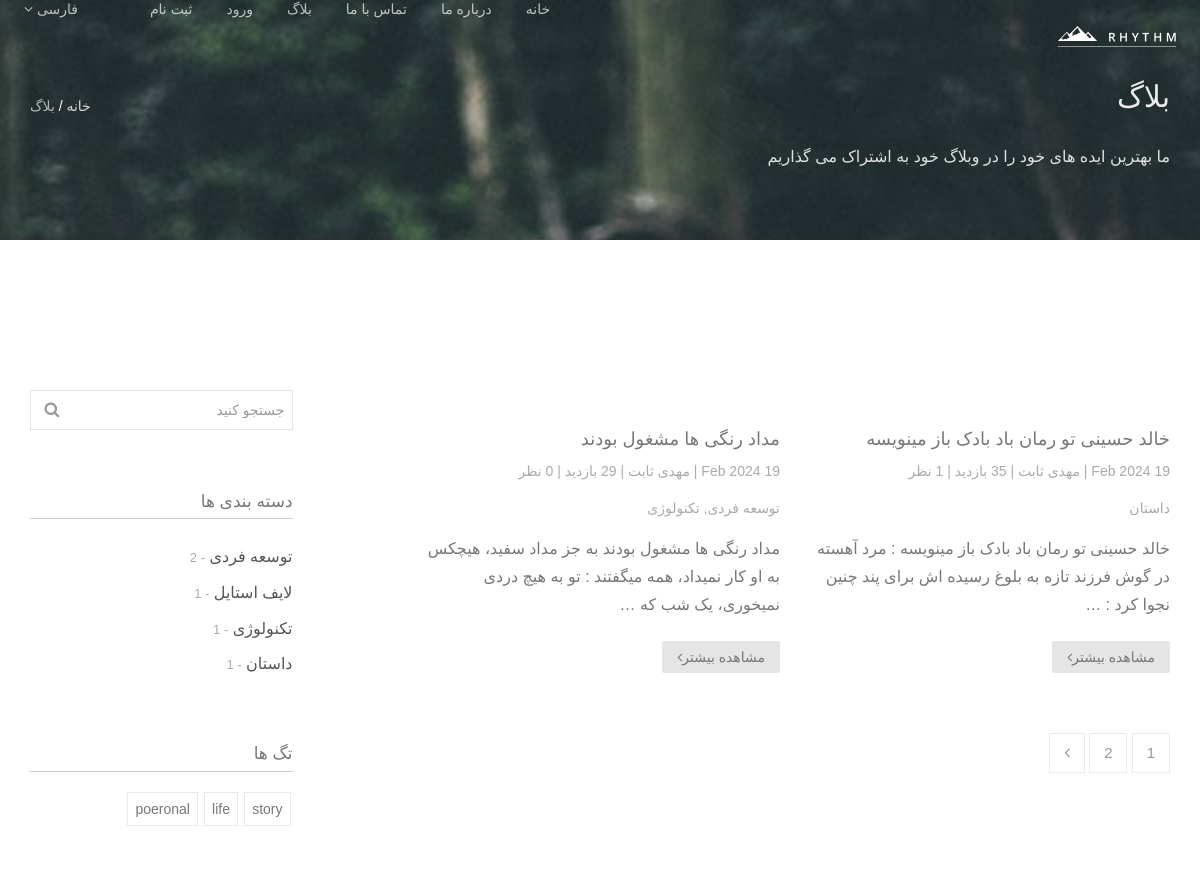
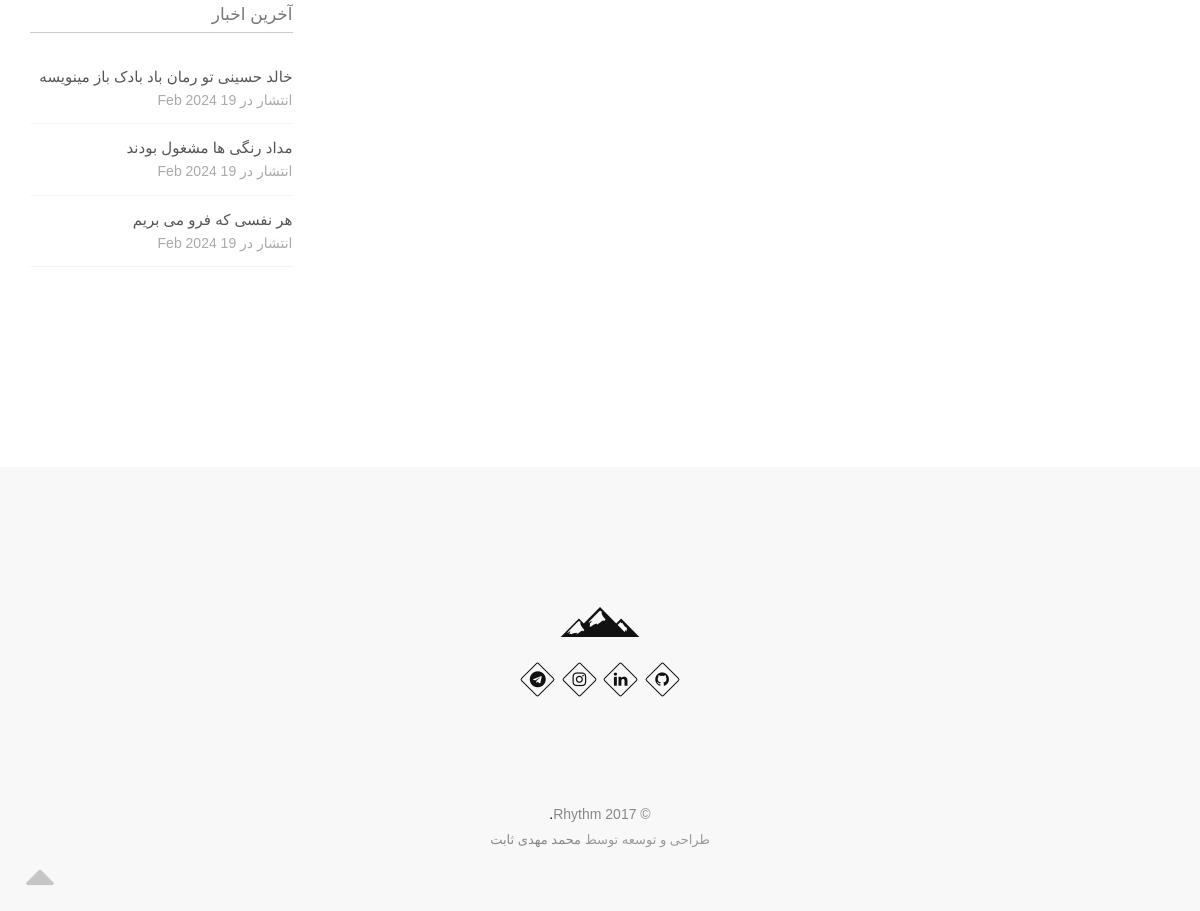
Screenshot of /blog/ with the database file from the repository (2 pictures, top to bottom).
### blog/models.py (models this page shows, shortened)
class Post(models.Model):
    title = models.CharField(max_length = 255)
    content = models.TextField()
    image = models.ImageField(upload_to='blog/',default='blog/default.jpg')
    tags = TaggableManager()
    category = models.ManyToManyField(Category)
    author = models.ForeignKey(User, on_delete=models.SET_NULL, null=True)
    counted_view = models.IntegerField(default=0)
    status = models.BooleanField(default=False)
    login_require = models.BooleanField(default=False)
    created_date = models.DateTimeField(auto_now_add=True)
    updated_date = models.DateTimeField(auto_now=True)
    published_date = models.DateTimeField(null=True)
    class Meta:
        ordering = ['-created_date']

class Category(models.Model):
    name = models.CharField(max_length = 255)
    def __str__(self):
        return self.name

### blog/views.py (the view)
# urls.py: path('',blog_view, name='index'),
def blog_view(request, **kwargs):
    posts = Post.objects.filter(published_date__lte=datetime.now(tz=timezone.utc), status=True)
    if kwargs.get('cat_name') != None:
        posts = posts.filter(category__name = kwargs['cat_name'])
    if kwargs.get('author_username') != None:
        posts = posts.filter(author__username = kwargs['author_username'])
    if kwargs.get('tag_name') != None:
        posts = posts.filter(tags__name__in = [kwargs['tag_name']])
    posts = Paginator(posts, 2)
    try:
        page_number = request.GET.get('page')
        posts = posts.page(page_number)
    except EmptyPage:
        posts = posts.page(1)
    except PageNotAnInteger:
        posts = posts.page(1)
    context = {'posts' : posts}
    return render(request, 'blog/blog-home.html', context)

### blog/templatetags/blog_tags.py (called while the page is built)
@register.inclusion_tag('blog/blog-lates-posts.html')
def latestposts(arg=4):
    posts = Post.objects.filter(status=1).order_by('-published_date')[:arg]
    return {'posts' : posts}

@register.inclusion_tag('blog/blog-post-categories.html')
def postcategories():
    posts = Post.objects.filter(status=1)
    categories = Category.objects.all()
    cat_dict = {}
    for name in categories:
        cat_dict[name]=posts.filter(category=name).count
    return {'categories' : cat_dict}

@register.simple_tag(name='comments_count')
def function(pid):
    return Comment.objects.filter(post=pid, approved=True).count()

### templates/blog/blog-home.html (shortened to what this page needs)
{% extends 'base.html' %} {% load static %} {% load blog_tags %} {% block content %}
<section
  class="small-section bg-dark"
  data-background="{% static 'images/slide-2.jpg' %}"
>
  <div class="relative container align-right">
    <div class="row">
      <div class="col-md-8">
        <h1 class="hs-line-11 font-alt mb-20 mb-xs-0">بلاگ</h1>
        <div class="hs-line-4 font-alt">
          ما بهترین ایده های خود را در وبلاگ خود به اشتراک می گذاریم
        </div>
      </div>
      <div class="col-md-4 mt-30">
        <div class="mod-breadcrumbs font-alt align-left">
          <a href="{% url 'website:home' %}">خانه</a>&nbsp;/&nbsp;<span>بلاگ</span>
        </div>
      </div>
    </div>
  </div>
</section>
<section class="page-section">
  <div class="container relative">
    <div class="row">
      <div class="col-sm-8">
        <div class="row masonry">
          {% for post in posts %}
          <div class="col-md-6 col-lg-6 mb-60 mb-xs-40">
            <div class="post-prev-img">
            </div>
            <div class="post-prev-title font-alt">
              <a href="{% url 'blog:single' pid=post.id %}">{{post.title}}</a>
            </div>
            <div class="post-prev-info font-alt">
              {{post.published_date|date:"d M Y"}} | <a href="{% url 'blog:author' author_username=post.author.username %}">{{post.author.get_full_name}}</a> | {{post.counted_view}} بازدید | {% comments_count pid=post.id %} نظر
            </div>
            <div class="post-prev-info font-alt">
              {% for cat in post.category.all %}
              <a href="{% url 'blog:category' cat_name=cat.name %}">{{cat.name}}</a>{% if not forloop.last %},{% endif %} {% endfor %}
            </div>
            <div class="post-prev-text">
              {{post.content|truncatewords_html:25}}
            </div>
            <div class="post-prev-more">
              <a href="{% url 'blog:single' pid=post.id %}" class="btn btn-mod btn-gray btn-round"
                >مشاهده بیشتر<i class="fa fa-angle-left"></i
              ></a>
            </div>
          </div>
          {% endfor %}
        </div>
        <div class="pagination">
           {% for i in posts.paginator.page_range %} {% if page_number == i %}
          <a href="?page={{i}}" class="active">1</a>
          {% else %}
          <a href="?page={{i}}">{{i}}</a>
          {% endif %} {% endfor %} {% if posts.has_next %}
          <a href="?page={{posts.next_page_number}}"><i class="fa fa-angle-left"></i></a>
          {% endif %}
        </div>
      </div>
      <div class="col-sm-4 col-md-3 col-md-offset-1 sidebar">
        {% include 'blog/blog-search.html' %}
        {% postcategories %}
        {% include 'blog/blog-tags.html' %}
        {% latestposts %}
      </div>
    </div>
  </div>
</section>
{% endblock %}

### templates/base.html (shortened to what this page needs)
{% load static %}
{% load compress %}
<!DOCTYPE html>
<html dir="rtl">
  <head>
    {% compress css %}
    <link rel="stylesheet" href="{% static 'css/bootstrap.min.css' %}" />
    <link rel="stylesheet" href="{% static 'css/bootstrap-rtl.min.css' %}" />
    <link rel="stylesheet" href="{% static 'css/style.css' %}" />
    <link rel="stylesheet" href="{% static 'css/style-responsive.css' %}" />
    <link rel="stylesheet" href="{% static 'css/animate.min.css' %}" />
    <link rel="stylesheet" href="{% static 'css/vertical-rhythm.min.css' %}" />
    <link rel="stylesheet" href="{% static 'css/owl.carousel.css' %}" />
    <link rel="stylesheet" href="{% static 'css/magnific-popup.css' %}" />
    {% endcompress %}
  </head>
  <body class="appear-animate">
    <div class="page" id="top">
      <nav class="main-nav dark transparent stick-fixed">
        <div class="full-wrapper relative clearfix">
          <div class="nav-logo-wrap local-scroll">
            <a href="{% url 'website:home' %}" class="logo">
              <img src="{% static '/images/logo-white.png' %}" alt="" />
            </a>
          </div>
          <div class="inner-nav desktop-nav">
            <ul class="clearlist">
              <li>
                <a href="{% url 'website:home' %}" class="mn-has-sub"
                  >خانه</i
                ></a>
              </li>
              <li>
                <a href="{% url 'website:about' %}" class="mn-has-sub"
                  >درباره ما</i
                ></a>
              </li>
              <li>
                <a href="{% url 'website:contact' %}" class="mn-has-sub"
                  >تماس با ما</i
                ></a>
              </li>
              <li>
                <a href="{% url 'blog:index' %}" class="mn-has-sub"
                  >بلاگ</i
                ></a>
              </li>
              {% if request.user.is_authenticated %}
              <li>
                <a href="{% url 'account_logout' %}" class="mn-has-sub"
                  >خروج</i
                ></a>
              </li>
              <li>
                <a href="" class="mn-has-sub"
                  >{{request.user.username}}</i
                ></a>
              </li>
              {% else %}
              <li>
                <a href="{% url 'account_login' %}" class="mn-has-sub"
                  >ورود</i
                ></a>
              </li>
              <li>
                <a href="{% url 'account_signup' %}" class="mn-has-sub"
                  >ثبت نام</i
                ></a>
              </li>
              {% endif %}
              <li><a>&nbsp;</a></li>
              <li>
                <a href="#" class="mn-has-sub"
                  >فارسی <i class="fa fa-angle-down"></i
                ></a>
              </li>
            </ul>
          </div>
        </div>
      </nav>
    {% block content %}
    {% endblock %}
      <footer class="page-section bg-gray-lighter footer pb-60">
        <div class="container">
          <div class="local-scroll mb-30 wow fadeInUp" data-wow-duration="1.5s">
            <a href="#top"
              ><img src="{% static '/images/logo-footer.png' %}" width="78" height="36" alt=""
            /></a>
          </div>
          <div class="footer-social-links mb-110 mb-xs-60">
            <a href="https://github.com/metisbt" title="github" target="_blank"
              ><i class="fa fa-github"></i
            ></a>
            <a href="https://www.linkedin.com/in/metisbt/" title="linkedin" target="_blank"
              ><i class="fa fa-linkedin"></i
            ></a>
            <a href="https://instagram.com/metisbt" title="instagram" target="_blank"
              ><i class="fa fa-instagram"></i
            ></a>
            <a href="https://t.me/metisbt" title="telegram" target="_blank"
              ><i class="fa fa-telegram"></i
            ></a>
          </div>
          <div class="footer-text">
            <div class="footer-copy font-alt">
              <a
                href="http://themeforest.net/user/theme-guru/portfolio"
                target="_blank"
                >&copy; Rhythm 2017</a
              >.
            </div>
            <div class="footer-made">طراحی و توسعه توسط <a href="https://mahdisabet.ir">محمد مهدی ثابت</a></div>
          </div>
        </div>
        <div class="local-scroll">
          <a href="#top" class="link-to-top"><i class="fa fa-caret-up"></i></a>
        </div>
      </footer>
    </div>
  </body>
</html>

### templates/blog/blog-search.html
{% load static %}
<div class="widget">
  <form class="form-inline form" method="get" action="{% url 'blog:search' %}">
    <div class="search-wrap">
      <button class="search-button animate" type="submit" title="Start Search">
        <i class="fa fa-search"></i>
      </button>
      <input
        type="text"
        name="s"
        class="form-control search-field"
        placeholder="جستجو کنید"
      />
    </div>
  </form>
</div>

### templates/blog/blog-post-categories.html
{% load static %}
<div class="widget">
  <h5 class="widget-title font-alt">دسته بندی ها</h5>
  <div class="widget-body">
    <ul class="clearlist widget-menu">
    {% for name,count in categories.items %}
      <li>
        <a href="{% url 'blog:category' cat_name=name %}" title="">{{name}}</a>
        <small> - {{count}} </small>
      </li>
    {% endfor %}
    </ul>
  </div>
</div>

### templates/blog/blog-tags.html
{% load static %}
<div class="widget">
  <h5 class="widget-title font-alt">تگ ها</h5>
  <div class="widget-body">
    <div class="tags">
        {% for post in posts%}
        {% for tag in post.tags.all %}
          <a href="{% url 'blog:tag' tag_name=tag.name %}">{{tag.name}}</a>
        {% endfor %}
        {% endfor %}
    </div>
  </div>
</div>

### templates/blog/blog-lates-posts.html (shortened to what this page needs)
{% load static %}
<div class="widget">
  <h5 class="widget-title font-alt">آخرین اخبار</h5>
  <div class="widget-body">
    <ul class="clearlist widget-posts">
    {% for post in posts %}
      <li class="clearfix">
        <a href="{% url 'blog:single' pid=post.id %}" >{{post.title}}</a>
        انتشار در {{post.published_date|date:"d M Y"}}
      </li>
    {% endfor %}
    </ul>
  </div>
</div>

### statics/css/style-responsive.css (style rules this page uses)
@media only screen and (max-width: 1366px) { .inner-nav ul li { margin-right: 34px; } }

### rows the page displays
Post: title "خالد حسینی تو رمان باد بادک باز مینویسه", author.get_full_name "مهدی ثابت", content "خالد حسینی تو رمان باد بادک باز مینویسه : ﻣﺮﺩ ﺁﻫﺴﺘﻪ ﺩﺭ ﮔﻮﺵ ﻓﺮﺯﻧﺪ ﺗﺎﺯﻩ ﺑﻪ ﺑﻠﻮﻍ ﺭﺳﯿﺪﻩ ﺍﺵ ﺑﺮﺍﯼ ﭘﻨﺪ ﭼﻨﯿﻦ ﻧﺠﻮﺍ ﮐﺮﺩ : …", published_date "19 Feb 2024"
Category: name "داستان", count "1"
Post: title "مداد رنگی ها مشغول بودند", author.get_full_name "مهدی ثابت", content "مداد رنگی ها مشغول بودند به جز مداد سفید، هیچکس به او کار نمیداد، همه میگفتند : تو به هیچ دردی نمیخوری، یک شب که …", published_date "19 Feb 2024"
Category: name "توسعه فردی", count "2"
Category: name "تکنولوژی", count "1"
Category: name "لایف استایل", count "1"
Tag: name "story"
Tag: name "life"
Tag: name "poeronal"
Post: title "هر نفسی که فرو می‌ بریم", published_date "19 Feb 2024"

### other values shown
{{ i }} "1" "2"
